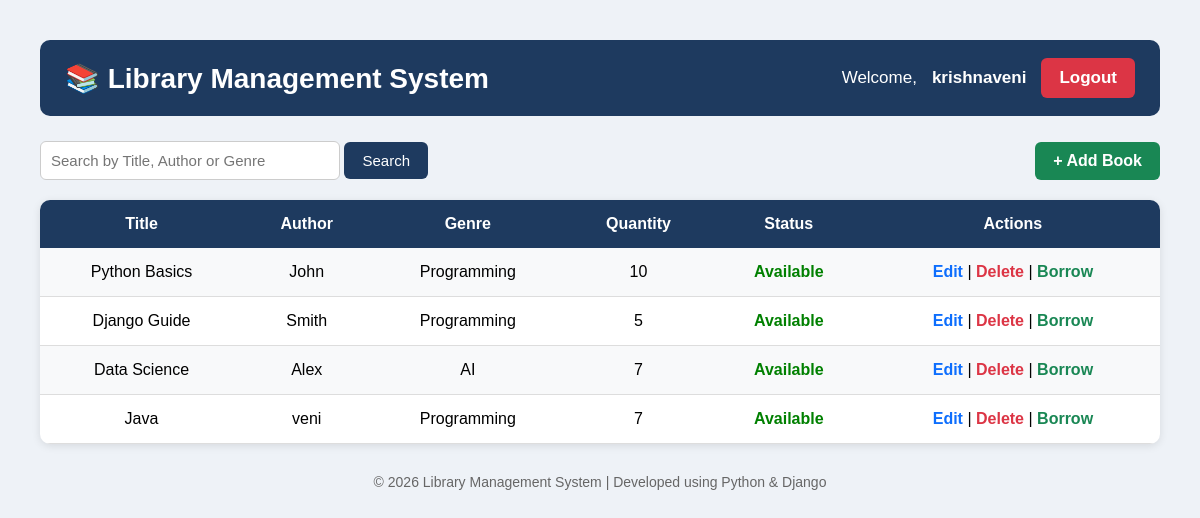
The app's page /books/ (signed in) with its own data.
### library/models.py (models this page shows, shortened)
class Book(models.Model):
    title = models.CharField(max_length=100)
    author = models.CharField(max_length=100)
    genre = models.CharField(max_length=100)
    quantity = models.IntegerField()
    is_borrowed = models.BooleanField(default=False)

### library/views.py (the view)
# urls.py: path('books/', views.books, name='books'),
@login_required
def books(request):
    search = request.GET.get('search', '')
    if search:
        books = Book.objects.filter(
            Q(title__icontains=search) |
            Q(author__icontains=search) |
            Q(genre__icontains=search)
        )
    else:
        books = Book.objects.all()
    return render(request, 'books.html', {
        'books': books,
        'search': search
    })

### library/templates/books.html (shortened to what this page needs)
<!DOCTYPE html>
<html>
<head>
</head>
<body>
<div class="container">
    <div class="navbar">
        <h2>📚 Library Management System</h2>
        <div class="user">
            Welcome,
            <strong>{{ request.user.username }}</strong>
            <a class="logout" href="/logout/">Logout</a>
        </div>
    </div>
    <div class="top-section">
        <form method="GET">
            <input
                type="text"
                name="search"
                placeholder="Search by Title, Author or Genre"
                value="{{ search }}"
            >
            <button type="submit">Search</button>
        </form>
        <a class="add-btn" href="/add-book/">+ Add Book</a>
    </div>
    <table>
        <tr>
            <th>Title</th>
            <th>Author</th>
            <th>Genre</th>
            <th>Quantity</th>
            <th>Status</th>
            <th>Actions</th>
        </tr>
        {% for book in books %}
        <tr>
            <td>{{ book.title }}</td>
            <td>{{ book.author }}</td>
            <td>{{ book.genre }}</td>
            <td>{{ book.quantity }}</td>
            <td>
                {% if book.is_borrowed %}
                    <span class="borrowed">Borrowed</span>
                {% else %}
                    <span class="available">Available</span>
                {% endif %}
            </td>
            <td>
                <a class="edit" href="/edit-book/{{ book.id }}/">Edit</a>
                |
                <a class="delete" href="/delete-book/{{ book.id }}/">Delete</a>
                |
                {% if book.is_borrowed %}
                    <a class="return" href="/return-book/{{ book.id }}/">Return</a>
                {% else %}
                    <a class="borrow" href="/borrow-book/{{ book.id }}/">Borrow</a>
                {% endif %}
            </td>
        </tr>
        {% empty %}
        <tr>
            <td colspan="6">No books found.</td>
        </tr>
        {% endfor %}
    </table>
    <div class="footer">
        © 2026 Library Management System | Developed using Python & Django
    </div>
</div>
</body>
</html>

### library/templates/books.html (style rules this page uses)
* { margin:0; padding:0; box-sizing:border-box; font-family:Arial, sans-serif; }
body { background:#eef2f7; padding:40px; }
.container { max-width:1200px; margin:auto; }
.navbar { background:#1e3a5f; color:white; padding:18px 25px; border-radius:10px; display:flex; justify-content:space-between; align-items:center; margin-bottom:25px; }
.navbar h2 { font-size:28px; }
.user { display:flex; align-items:center; gap:15px; font-size:17px; }
.logout { background:#dc3545; color:white; text-decoration:none; padding:10px 18px; border-radius:6px; font-weight:bold; }
.top-section { display:flex; justify-content:space-between; align-items:center; margin-bottom:20px; flex-wrap:wrap; }
input { width:300px; padding:10px; border:1px solid #ccc; border-radius:6px; font-size:15px; }
button { padding:10px 18px; border:none; background:#1e3a5f; color:white; border-radius:6px; cursor:pointer; font-size:15px; }
.add-btn { background:#198754; color:white; text-decoration:none; padding:10px 18px; border-radius:6px; font-weight:bold; }
table { width:100%; border-collapse:collapse; background:white; border-radius:10px; overflow:hidden; box-shadow:0 2px 8px rgba(0,0,0,0.1); }
th { background:#1e3a5f; color:white; padding:15px; }
td { padding:15px; text-align:center; border-bottom:1px solid #ddd; }
tr:nth-child(even) { background:#f8f9fa; }
.available { color:green; font-weight:bold; }
.edit { color:#0d6efd; text-decoration:none; font-weight:bold; }
.delete { color:#dc3545; text-decoration:none; font-weight:bold; }
.borrow { color:#198754; text-decoration:none; font-weight:bold; }
.footer { text-align:center; margin-top:30px; color:#666; font-size:14px; }

### records on screen
Book: title "Python Basics", author "John", genre "Programming", quantity "10", is_borrowed "Available"
Book: title "Django Guide", author "Smith", genre "Programming", quantity "5", is_borrowed "Available"
Book: title "Data Science", author "Alex", genre "AI", quantity "7", is_borrowed "Available"
Book: title "Java", author "veni", genre "Programming", quantity "7", is_borrowed "Available"

### other values on screen
{{ request.user.username }} "krishnaveni"
